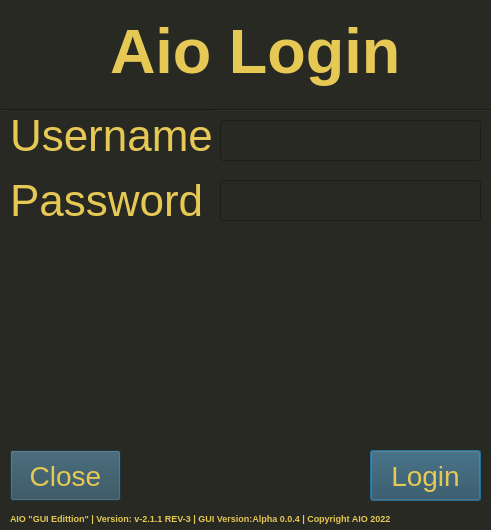
<?xml version="1.0" encoding="UTF-8"?>
<ui version="4.0">
 <class>Dialog</class>
 <widget class="QDialog" name="Dialog">
  <property name="geometry">
   <rect>
    <x>0</x>
    <y>0</y>
    <width>491</width>
    <height>530</height>
   </rect>
  </property>
  <property name="minimumSize">
   <size>
    <width>491</width>
    <height>530</height>
   </size>
  </property>
  <property name="maximumSize">
   <size>
    <width>491</width>
    <height>530</height>
   </size>
  </property>
  <property name="windowTitle">
   <string>AIO | Login</string>
  </property>
  <property name="styleSheet">
   <string notr="true">background-color: rgb(40, 41, 35);</string>
  </property>
  <widget class="QWidget" name="centralwidget" native="true">
   <property name="geometry">
    <rect>
     <x>0</x>
     <y>0</y>
     <width>491</width>
     <height>536</height>
    </rect>
   </property>
   <widget class="QLabel" name="label">
    <property name="geometry">
     <rect>
      <x>110</x>
      <y>10</y>
      <width>291</width>
      <height>81</height>
     </rect>
    </property>
    <property name="font">
     <font>
      <pointsize>47</pointsize>
      <weight>75</weight>
      <bold>true</bold>
     </font>
    </property>
    <property name="styleSheet">
     <string notr="true">color: rgb(230, 200, 85);</string>
    </property>
    <property name="text">
     <string>Aio Login</string>
    </property>
   </widget>
   <widget class="Line" name="line">
    <property name="geometry">
     <rect>
      <x>0</x>
      <y>100</y>
      <width>491</width>
      <height>20</height>
     </rect>
    </property>
    <property name="maximumSize">
     <size>
      <width>491</width>
      <height>150</height>
     </size>
    </property>
    <property name="styleSheet">
     <string notr="true">background-color: rgb(40, 41, 35);</string>
    </property>
    <property name="orientation">
     <enum>Qt::Horizontal</enum>
    </property>
   </widget>
   <widget class="QPushButton" name="Login">
    <property name="geometry">
     <rect>
      <x>370</x>
      <y>450</y>
      <width>111</width>
      <height>51</height>
     </rect>
    </property>
    <property name="font">
     <font>
      <pointsize>21</pointsize>
     </font>
    </property>
    <property name="styleSheet">
     <string notr="true">color: rgb(230, 200, 85);
background-color: rgb(42, 74, 89);</string>
    </property>
    <property name="text">
     <string>Login</string>
    </property>
   </widget>
   <widget class="QPushButton" name="Close">
    <property name="geometry">
     <rect>
      <x>10</x>
      <y>450</y>
      <width>111</width>
      <height>51</height>
     </rect>
    </property>
    <property name="font">
     <font>
      <pointsize>21</pointsize>
     </font>
    </property>
    <property name="styleSheet">
     <string notr="true">color: rgb(230, 200, 85);
background-color: rgb(42, 74, 89);</string>
    </property>
    <property name="text">
     <string>Close</string>
    </property>
    <property name="autoDefault">
     <bool>false</bool>
    </property>
    <property name="default">
     <bool>false</bool>
    </property>
   </widget>
   <widget class="QLineEdit" name="Username">
    <property name="geometry">
     <rect>
      <x>220</x>
      <y>120</y>
      <width>261</width>
      <height>41</height>
     </rect>
    </property>
    <property name="font">
     <font>
      <pointsize>20</pointsize>
     </font>
    </property>
    <property name="styleSheet">
     <string notr="true">color: rgb(230, 200, 85);</string>
    </property>
    <property name="text">
     <string/>
    </property>
   </widget>
   <widget class="QLineEdit" name="Password">
    <property name="geometry">
     <rect>
      <x>220</x>
      <y>180</y>
      <width>261</width>
      <height>41</height>
     </rect>
    </property>
    <property name="font">
     <font>
      <pointsize>20</pointsize>
     </font>
    </property>
    <property name="styleSheet">
     <string notr="true">color: rgb(230, 200, 85);</string>
    </property>
    <property name="text">
     <string/>
    </property>
   </widget>
   <widget class="QLabel" name="label_2">
    <property name="geometry">
     <rect>
      <x>10</x>
      <y>110</y>
      <width>201</width>
      <height>51</height>
     </rect>
    </property>
    <property name="font">
     <font>
      <pointsize>33</pointsize>
     </font>
    </property>
    <property name="styleSheet">
     <string notr="true">color: rgb(230, 200, 85);</string>
    </property>
    <property name="text">
     <string>Username</string>
    </property>
   </widget>
   <widget class="QLabel" name="label_3">
    <property name="geometry">
     <rect>
      <x>10</x>
      <y>180</y>
      <width>201</width>
      <height>41</height>
     </rect>
    </property>
    <property name="font">
     <font>
      <pointsize>33</pointsize>
     </font>
    </property>
    <property name="styleSheet">
     <string notr="true">color: rgb(230, 200, 85);</string>
    </property>
    <property name="text">
     <string>Password</string>
    </property>
   </widget>
   <widget class="QLabel" name="label_4">
    <property name="geometry">
     <rect>
      <x>10</x>
      <y>510</y>
      <width>471</width>
      <height>16</height>
     </rect>
    </property>
    <property name="font">
     <font>
      <pointsize>7</pointsize>
      <weight>75</weight>
      <bold>true</bold>
     </font>
    </property>
    <property name="styleSheet">
     <string notr="true">color: rgb(230, 200, 85);</string>
    </property>
    <property name="text">
     <string>AIO &quot;GUI Edittion&quot; | Version: v-2.1.1 REV-3 | GUI Version:Alpha 0.0.4 | Copyright AIO 2022</string>
    </property>
    <property name="wordWrap">
     <bool>true</bool>
    </property>
   </widget>
  </widget>
 </widget>
 <resources/>
 <connections/>
</ui>
